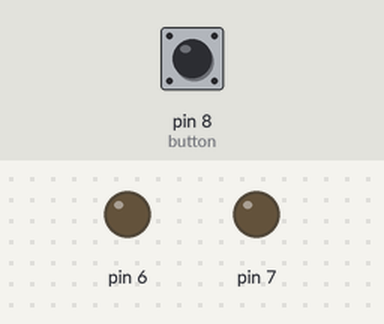
Bench run of a sketch on a simulated Arduino Uno, built with avr-gcc and run on an emulated ATmega328P. On the bench: output pins drawn as LEDs (lit = HIGH). The test bench sets the inputs (shaded band); at power-on: pin 8 (button) HIGH.

Above: at 1.2 s.
1.3 s: pin 8 (button) pulled LOW for 0.15 s
At 1.37 s:
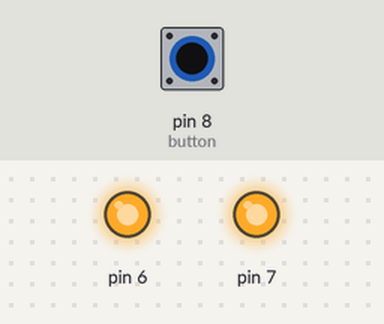
2.9 s: pin 8 (button) pulled LOW for 3.2 s
At 7.0 s:
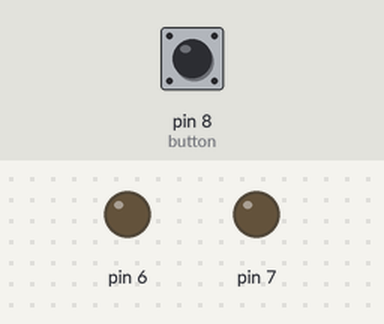
Timing chart, 0 to 8.5 s (numbered marks = the images above; inputs shaded):
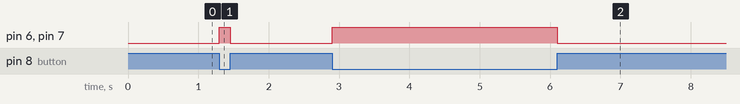

The sketch:

PUSH_BUTTON.ino
```cpp
const int button=8;
void setup() {
  // put your setup code here, to run once:
  pinMode(button, INPUT);
  pinMode(7, OUTPUT);
  pinMode(6, OUTPUT);

  digitalWrite(button, HIGH);
}

void loop() {
  if(digitalRead(button)==LOW){
    digitalWrite(7,HIGH);
    digitalWrite(6,HIGH);
}
else{
  digitalWrite(7,LOW);
  digitalWrite(6,LOW);
}
}
```

Measured:
- after the input at 1.3 s, pin 6, pin 7: LOW → HIGH at once, → LOW 0.15 s later
- after the input at 2.9 s, pin 6, pin 7: LOW → HIGH at once, → LOW 3.2 s later
